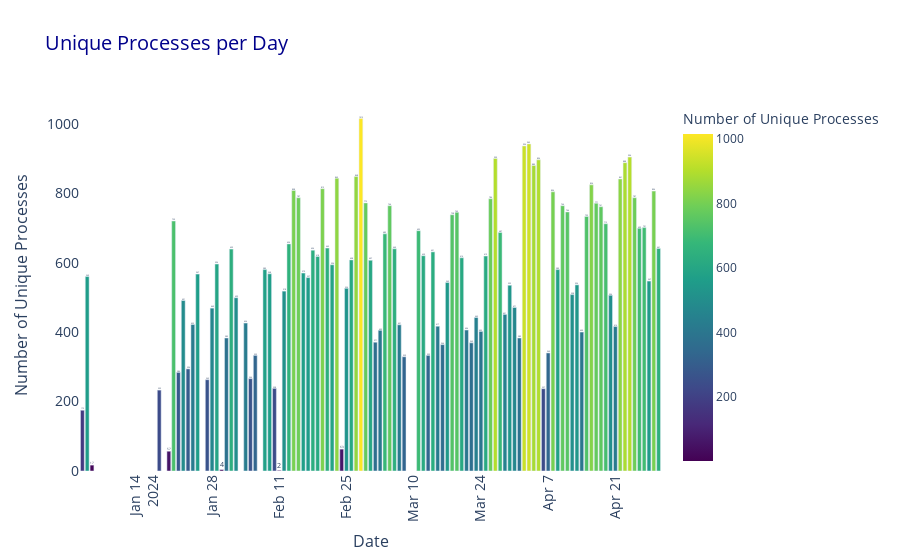

Notebook code for this chart:
### Code cell
# Calculate the number of unique processes per day
daily_process_counts = df.groupby('date')['procName'].nunique().reset_index()
daily_process_counts.columns = ['Date', 'UniqueProcesses']

# Create the bar chart using Plotly Express with color and style options
fig = px.bar(daily_process_counts, x='Date', y='UniqueProcesses', 
             title='Unique Processes per Day',
             labels={'Date': 'Date', 'UniqueProcesses': 'Number of Unique Processes'},
             text='UniqueProcesses',
             color='UniqueProcesses',  # Color bars by the count of unique processes
             color_continuous_scale='Viridis')  # Choose a color scale

# Customize layout for a more colorful appearance
fig.update_layout(
    xaxis_title='Date',
    yaxis_title='Number of Unique Processes',
    plot_bgcolor='white',  # Background color of the plotting area
    paper_bgcolor='white',     # Background color of the entire figure
    title_font=dict(size=20, color='darkblue'),
    xaxis=dict(
        tickangle=-90,            # Angle of x-axis tick labels for better readability
        title_font=dict(size=16),
        tickfont=dict(size=14)
    ),
    yaxis=dict(
        title_font=dict(size=16),
        tickfont=dict(size=14)
    ),
    showlegend=False            # Hide legend if not necessary
)

# Display the bar chart
fig.show()

# 
fig.write_html("unique_processes.html")

### Figure 1 — Plotly figure (JSON) as saved in the notebook; plotly's stock layout.template omitted (floating-point values rounded to 4 significant figures)
{"data": [{"alignmentgroup": "True", "hovertemplate": "Date=%{x}<br>Number of Unique Processes=%{marker.color}<extra></extra>", "legendgroup": "", "marker": {"color": [175, 560, 17, 233, 57, 720, 284, 491, 294, 422, 567, 263, 469, 596, 4, 383, 639, 499, 426, 266, 333, 580, 568, 238, 2, 518, 654, 808, 787, 570, 557, 636, 618, 813, 642, 594, 843, 63, 526, 608, 848, 1015, 772, 607, 371, 405, 683, 764, 640, 421, 329, 692, 620, 333, 631, 417, 364, 543, 738, 745, 614, 406, 369, 442, 402, 619, 784, 900, 687, 451, 535, 471, 383, 936, 942, 880, 896, 237, 340, 804, 580, 764, 746, 508, 536, 400, 733, 824, 771, 761, 712, 506, 416, 841, 888, 904, 787, 699, 701, 547, 806, 641], "coloraxis": "coloraxis", "pattern": {"shape": ""}}, "name": "", "offsetgroup": "", "orientation": "v", "showlegend": false, "text": [175, 560, 17, 233, 57, 720, 284, 491, 294, 422, 567, 263, 469, 596, 4, 383, 639, 499, 426, 266, 333, 580, 568, 238, 2, 518, 654, 808, 787, 570, 557, 636, 618, 813, 642, 594, 843, 63, 526, 608, 848, 1015, 772, 607, 371, 405, 683, 764, 640, 421, 329, 692, 620, 333, 631, 417, 364, 543, 738, 745, 614, 406, 369, 442, 402, 619, 784, 900, 687, 451, 535, 471, 383, 936, 942, 880, 896, 237, 340, 804, 580, 764, 746, 508, 536, 400, 733, 824, 771, 761, 712, 506, 416, 841, 888, 904, 787, 699, 701, 547, 806, 641], "textposition": "auto", "type": "bar", "x": ["2024-01-01", "2024-01-02", "2024-01-03", "2024-01-17", "2024-01-19", "2024-01-20", "2024-01-21", "2024-01-22", "2024-01-23", "2024-01-24", "2024-01-25", "2024-01-27", "2024-01-28", "2024-01-29", "2024-01-30", "2024-01-31", "2024-02-01", "2024-02-02", "2024-02-04", "2024-02-05", "2024-02-06", "2024-02-08", "2024-02-09", "2024-02-10", "2024-02-11", "2024-02-12", "2024-02-13", "2024-02-14", "2024-02-15", "2024-02-16", "2024-02-17", "2024-02-18", "2024-02-19", "2024-02-20", "2024-02-21", "2024-02-22", "2024-02-23", "2024-02-24", "2024-02-25", "2024-02-26", "2024-02-27", "2024-02-28", "2024-02-29", "2024-03-01", "2024-03-02", "2024-03-03", "2024-03-04", "2024-03-05", "2024-03-06", "2024-03-07", "2024-03-08", "2024-03-11", "2024-03-12", "2024-03-13", "2024-03-14", "2024-03-15", "2024-03-16", "2024-03-17", "2024-03-18", "2024-03-19", "2024-03-20", "2024-03-21", "2024-03-22", "2024-03-23", "2024-03-24", "2024-03-25", "2024-03-26", "2024-03-27", "2024-03-28", "2024-03-29", "2024-03-30", "2024-03-31", "2024-04-01", "2024-04-02", "2024-04-03", "2024-04-04", "2024-04-05", "2024-04-06", "2024-04-07", "2024-04-08", "2024-04-09", "2024-04-10", "2024-04-11", "2024-04-12", "2024-04-13", "2024-04-14", "2024-04-15", "2024-04-16", "2024-04-17", "2024-04-18", "2024-04-19", "2024-04-20", "2024-04-21", "2024-04-22", "2024-04-23", "2024-04-24", "2024-04-25", "2024-04-26", "2024-04-27", "2024-04-28", "2024-04-29", "2024-04-30"], "xaxis": "x", "y": [175, 560, 17, 233, 57, 720, 284, 491, 294, 422, 567, 263, 469, 596, 4, 383, 639, 499, 426, 266, 333, 580, 568, 238, 2, 518, 654, 808, 787, 570, 557, 636, 618, 813, 642, 594, 843, 63, 526, 608, 848, 1015, 772, 607, 371, 405, 683, 764, 640, 421, 329, 692, 620, 333, 631, 417, 364, 543, 738, 745, 614, 406, 369, 442, 402, 619, 784, 900, 687, 451, 535, 471, 383, 936, 942, 880, 896, 237, 340, 804, 580, 764, 746, 508, 536, 400, 733, 824, 771, 761, 712, 506, 416, 841, 888, 904, 787, 699, 701, 547, 806, 641], "yaxis": "y"}], "layout": {"barmode": "relative", "coloraxis": {"colorbar": {"title": {"text": "Number of Unique Processes"}}, "colorscale": [[0, "#440154"], [0.1111, "#482878"], [0.2222, "#3e4989"], [0.3333, "#31688e"], [0.4444, "#26828e"], [0.5556, "#1f9e89"], [0.6667, "#35b779"], [0.7778, "#6ece58"], [0.8889, "#b5de2b"], [1, "#fde725"]]}, "legend": {"tracegroupgap": 0}, "paper_bgcolor": "white", "plot_bgcolor": "white", "showlegend": false, "title": {"font": {"color": "darkblue", "size": 20}, "text": "Unique Processes per Day"}, "xaxis": {"anchor": "y", "domain": [0, 1], "tickangle": -90, "tickfont": {"size": 14}, "title": {"font": {"size": 16}, "text": "Date"}}, "yaxis": {"anchor": "x", "domain": [0, 1], "tickfont": {"size": 14}, "title": {"font": {"size": 16}, "text": "Number of Unique Processes"}}}}
